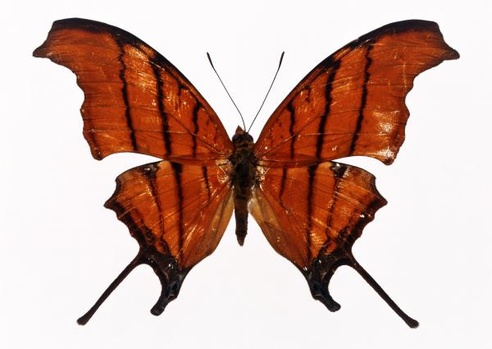
#> input picture dataset/fly0.jpg, 492 x 349 px, shrunk from 600 x 425 before the run
$ python sample_.py
#> lines starting #> are read from the running program, lines starting #| are printed output that depends on the picture
#coding=utf-8
from PIL import Image
import matplotlib.pyplot as plt

from matplotlib.font_manager import FontProperties
font = FontProperties(fname=r"c:\windows\fonts\SimSun.ttc", size=14)


path = "./dataset"

fly = Image.open(path+'/fly0.jpg')
#> fly is the input picture: PIL image 492x349 RGB; mean R, G, B 205.8, 176.5, 168
zhizhu = Image.open(path + '/zhizhu0.jpg')
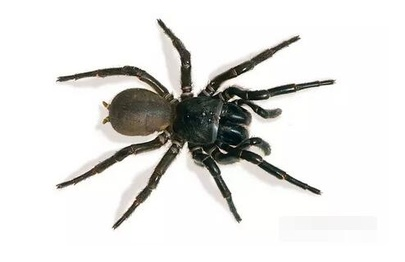
#> input picture dataset/zhizhu0.jpg, 405 x 262 px, shrunk from 494 x 319 before the run
#> zhizhu is the input picture: PIL image 405x262 RGB; mean R, G, B 226.7, 226.3, 224.2
jingui = Image.open(path + '/jingui2.jpg')
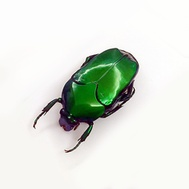
#> input picture dataset/jingui2.jpg, 189 x 189 px, shrunk from 230 x 230 before the run
#> jingui is the input picture: PIL image 189x189 RGB; mean R, G, B 221.9, 227.3, 219.3
wo = Image.open(path + '/wo0.jpg')
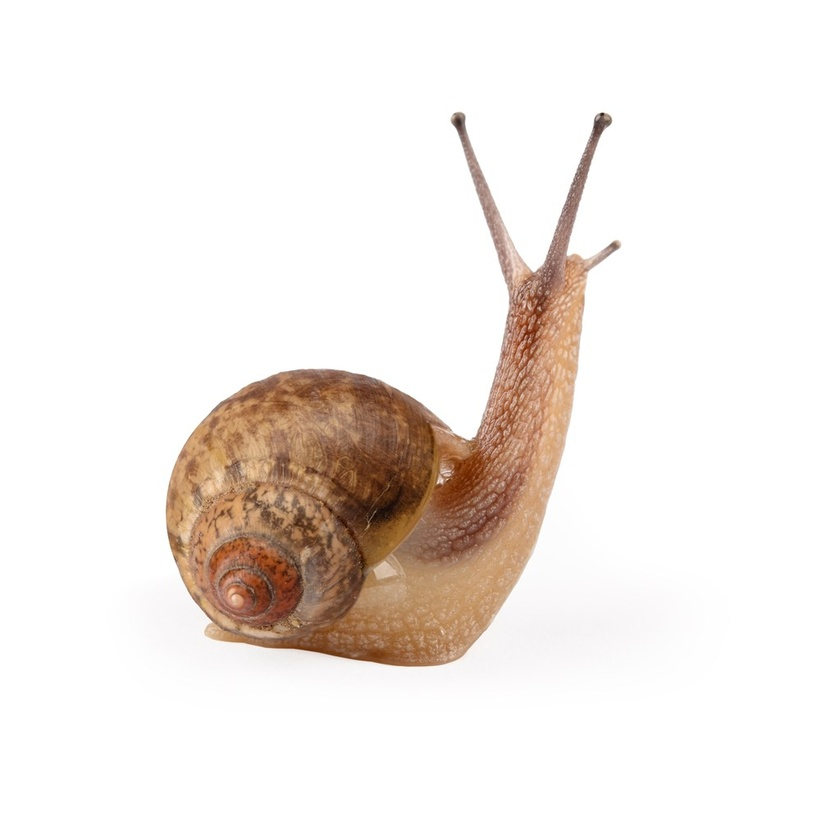
#> input picture dataset/wo0.jpg, 840 x 840 px, shrunk from 1024 x 1024 before the run
#> wo is the input picture: PIL image 840x840 RGB; mean R, G, B 240.8, 234, 229.3

plt.subplot(2,2,1)
plt.title(u'蝴蝶样本',fontproperties=font)
plt.imshow(fly)

plt.axis('off')     #不显示坐标尺寸

plt.subplot(2,2,2)
plt.title(u'蜘蛛样本',fontproperties=font)   #第三幅图片标题
plt.imshow(zhizhu)

plt.axis('off')     #不显示坐标尺寸

plt.subplot(2,2,3)
plt.title(u'金龟子样本',fontproperties=font)   #第三幅图片标题
plt.imshow(jingui)

plt.axis('off')     #不显示坐标尺寸

plt.subplot(2,2,4)
plt.title(u'蜗牛样本',fontproperties=font)   #第三幅图片标题
plt.imshow(wo)

plt.axis('off')     #不显示坐标尺寸

plt.show()
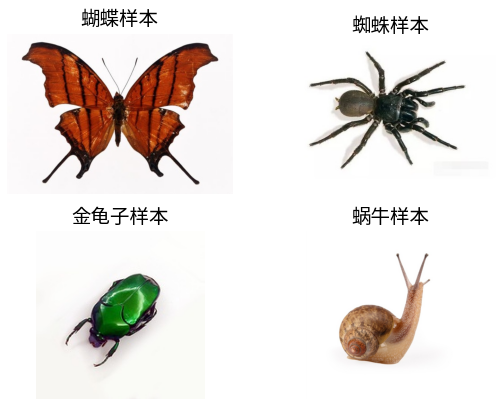
#> figure drawn by matplotlib, 4 panels
